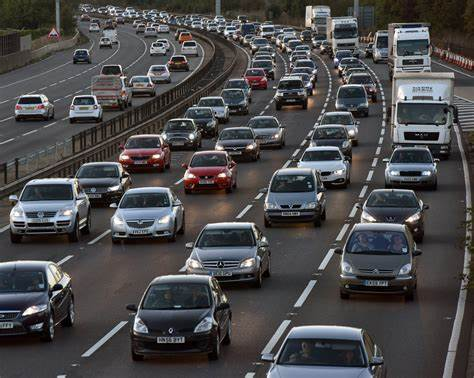
#> input picture segm.jpeg, 474 x 378 px, found by its file name
$ python segmentation.py
#> lines starting #> are read from the running program, lines starting #| are printed output that depends on the picture; after the words box and inside, x2 and y2 are one past the last pixel; in counts of white or black regions, pixels touching at a corner belong together
#!/usr/bin/env python
# coding: utf-8

# In[1]:


import cv2
import numpy as np
image = cv2.imread("C:/Users/ASUS/OneDrive/Desktop/segm.jpeg")
#> image is the input picture: shape (378, 474, 3); mean B, G, R 74.9, 73.6, 74.6
gray = cv2.cvtColor(image, cv2.COLOR_BGR2GRAY)
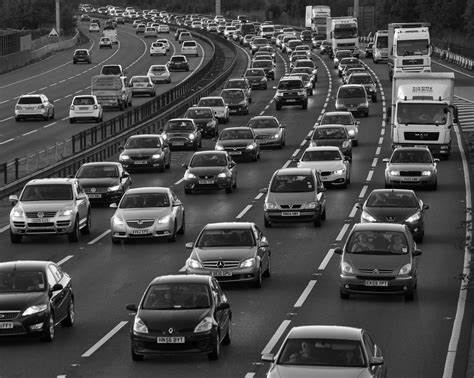
#> gray: shape (378, 474); min 0, max 255, mean 74.1
_, binary_image = cv2.threshold(gray,100,255,cv2.THRESH_BINARY)
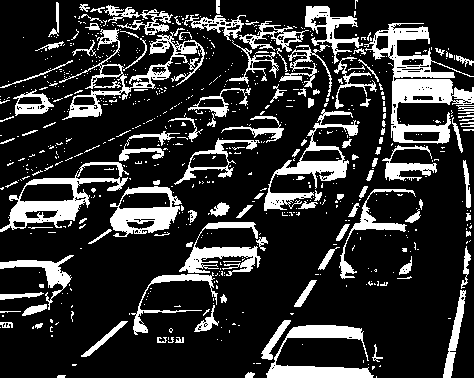
#> binary_image: shape (378, 474); 19.4% white; 727 white regions (611 under 20 px)


# In[2]:


contours, _ = cv2.findContours(binary_image, cv2.RETR_EXTERNAL, cv2.CHAIN_APPROX_SIMPLE)
#> contours = 707 contours, 638 with area under 20; largest, box (x1, y1, x2, y2) and area: (364, 23, 474, 144) 4582, (0, 162, 129, 232) 3652, (110, 186, 182, 237) 2444, (59, 28, 205, 120) 2387, (264, 109, 358, 211) 2156
segmented_image = image.copy()
cv2.drawContours(segmented_image, contours, -1,(0,0,255),2)
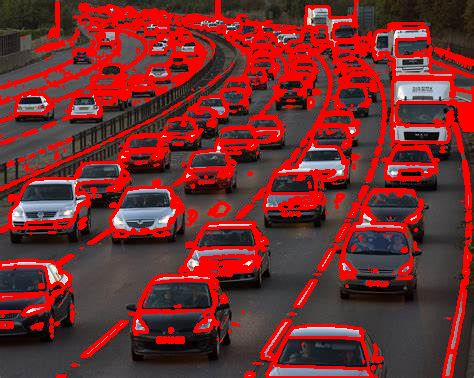
#> segmented_image: shape (378, 474, 3); mean B, G, R 46.5, 46, 112.7


# In[3]:


cv2.imshow('Image',segmented_image)
cv2.waitKey(0)
cv2.destroyAllWindows()


# In[ ]:
